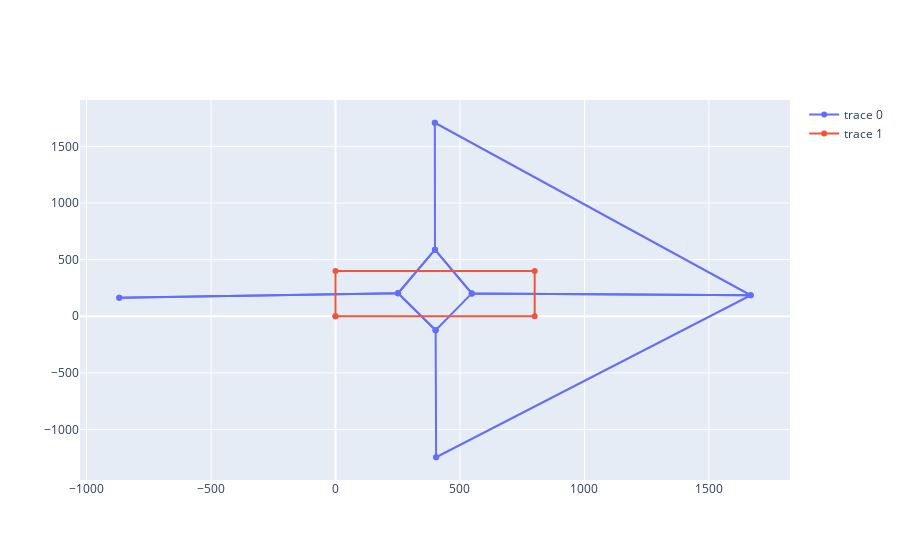

Source (notebook cell):
### Code cell
polygons = voronoi_polygons(new_points)
x_polygs, y_polygs = form_x_y_polygons(polygons)

fig = go.Figure(go.Scatter(x=x_polygs, y=y_polygs, mode='lines+markers'))
fig.add_trace(go.Scatter(x=[0, 0, INPUT_WIDTH, INPUT_WIDTH, 0], 
           y=[0, INPUT_HEIGHT, INPUT_HEIGHT, 0, 0], mode='lines+markers'))
# fig.update_layout(yaxis_range=[0, INPUT_HEIGHT], xaxis_range=[0, INPUT_WIDTH])
fig.show()

### Figure 1 — Plotly figure (JSON) as saved in the notebook; plotly's stock layout.template omitted (floating-point values rounded to 4 significant figures)
{"data": [{"mode": "lines+markers", "type": "scatter", "x": [399.6, 547.4, 1668.0, 399.0, null, 404.2, 402.3, 251.4, -868.4, null, 404.2, 1668.0, 547.4, 402.3, null, -868.4, 251.4, 399.6, 399.0, null, 402.3, 251.4, 399.6, 547.4, null], "y": [587.3, 201.6, 185.5, 1708.0, null, -1244.0, -123.6, 203.2, 163.7, null, -1244.0, 185.5, 201.6, -123.6, null, 163.7, 203.2, 587.3, 1708.0, null, -123.6, 203.2, 587.3, 201.6, null]}, {"mode": "lines+markers", "type": "scatter", "x": [0, 0, 800, 800, 0], "y": [0, 400, 400, 0, 0]}], "layout": {}}
